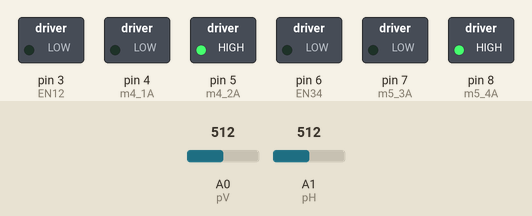
This sketch was run on a simulated Arduino Uno, built with avr-gcc and run on an emulated ATmega328P. On the bench: switched loads named in the sketch (green lamp = pin HIGH). The inputs (shaded band) are chosen by the test bench; at power-on: A0 (pV) = 512, A1 (pH) = 512.

Above: at 1.8 s.
1.9 s: A0 (pV) set to 523
At 2.4 s:
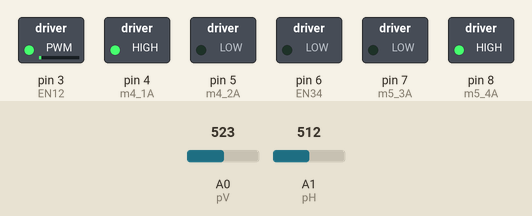
3.5 s: A1 (pH) set to 526
At 5.5 s:
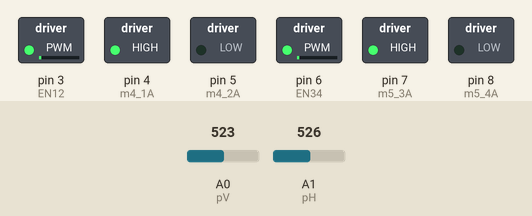
6.0 s: A0 (pV) set to 511
At 6.7 s:
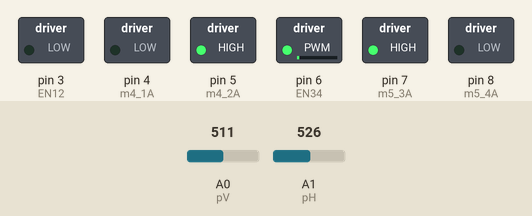
7.5 s: A1 (pH) set to 716
At 9.7 s:
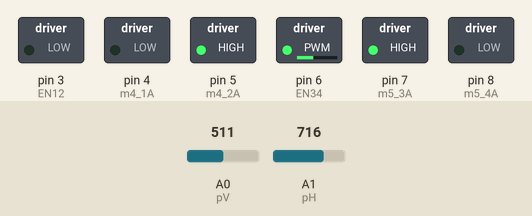
10.0 s: A1 (pH) set to 900
At 11.4 s:
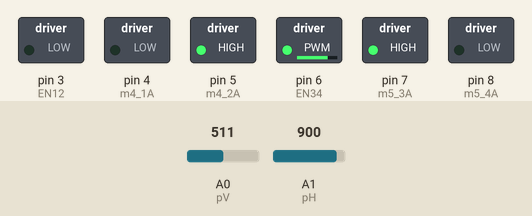
12.0 s: A0 (pV) set to 306
At 12.5 s:
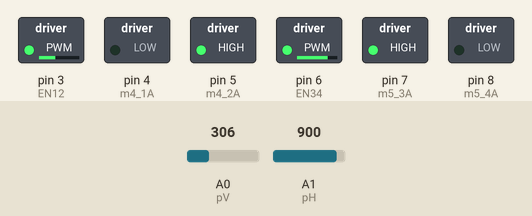
Timing chart, 0 to 14.5 s (numbered marks = the images above; inputs shaded):
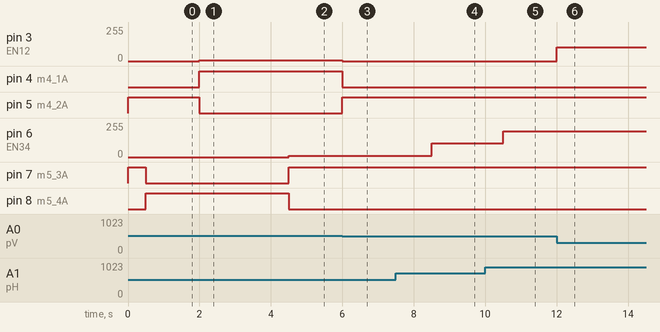

Measured:
- the behaviour switches between 513 and 514 on A0 (pV) (found by bisection; images 0 and 1)
- the behaviour switches between 513 and 514 on A1 (pH) (found by bisection; images 1 and 2)
- after the input at 1.9 s, pin 3 (EN12): 0/255 → 6/255 after 0.10 s; pin 4 (m4_1A): LOW → HIGH after 0.10 s; pin 5 (m4_2A): HIGH → LOW after 0.10 s
- after the input at 3.5 s, pin 6 (EN34): 0/255 → 8/255 after 1.0 s; pin 7 (m5_3A): LOW → HIGH after 1.0 s; pin 8 (m5_4A): HIGH → LOW after 1.0 s
- after the input at 6.0 s, pin 3 (EN12): 6/255 → 0/255 at once; pin 4 (m4_1A): HIGH → LOW at once; pin 5 (m4_2A): LOW → HIGH at once
- after the input at 7.5 s, pin 6 (EN34): 8/255 → 102/255 after 1.0 s
- after the input at 10.0 s, pin 6 (EN34): 102/255 → 194/255 after 0.50 s
- after the input at 12.0 s, pin 3 (EN12): 0/255 → 102/255 at once

The sketch:

ex8-1-2.ino
```cpp
//========== ex8-1-2.ino ============
// pin A0 connected to P7-2 (V pot)
// pin A1 connected to P7-1 (H pot)
// pins 3~8 connected to P18A1-1~ P18A1-6, DC motors
//========== Global Declaration ============
#define  EN12	3  	// EN12 connected to digital pin 3
#define  m4_1A	4  	// m4_1A connected to digital pin 4
#define  m4_2A	5  	// m4_2A connected to digital pin 5
#define  EN34	6  	// EN34 connected to digital pin 6
#define  m5_3A	7  	// m5_3A connected to digital pin 7
#define  m5_4A	8  	// m5_4A connected to digital pin 8
#define  pV	A0  	// pV (V pot) connected to analog pin A0
#define  pH	A1  	// pH (H pot) connected to analog pin A1
//========== Initialization ============
void setup()
{  pinMode(EN12,OUTPUT);	// configure digital pin 3 as an output
   pinMode(m4_1A,OUTPUT);	// configure digital pin 4 as an output
   pinMode(m4_2A,OUTPUT);	// configure digital pin 5 as an output
   pinMode(EN34,OUTPUT);	// configure digital pin 6 as an output
   pinMode(m5_3A,OUTPUT);	// configure digital pin 7 as an output
   pinMode(m5_4A,OUTPUT);	// configure digital pin 8 as an output
   digitalWrite(EN12, 0);	// disable drivers 1 and 2, DCM1 stops
   digitalWrite(m4_1A, 1);	// m4_1A outputs 1
   digitalWrite(m4_2A, 0);	// m4_2A outputs 0
   digitalWrite(EN34, 0);	// disable drivers 3 and 4, DCM2 stops
   digitalWrite(m5_3A, 1);	// m5_3A outputs 1
   digitalWrite(m5_4A, 0);	// m5_4A outputs 0
}
//========== Main Code ============
void loop()
{  int V = analogRead(pV);  // read V pot’s output voltage of, range 0 to 1023
   int H = analogRead(pH);  // read H pot’s output voltage of, range 0 to 1023
   V = map(V,0,1023,0,255);//scale V pot’s value for m4 motor use, range 0 to 255
   H = map(H,0,1023,0,255);//scale H pot’s value for m5 motor use, range 0 to 255
   motorWrite(V, 0);	    // drive DCM1 using the scaled value
   motorWrite(H, 1);	    // drive DCM2 using the scaled value
}
//========== Functions ============
void motorWrite(int val, int motor)
{  if (motor) 				  // drive DCM2
   {  if(val<128)			  // DCM2 rotates CCW
      {  digitalWrite(m5_3A, 0);	  // m5_3A outputs 0
	 digitalWrite(m5_4A, 1);	  // m5_4A outputs 1
	 analogWrite(EN34, (127-val)*2);  // EN34 outputs (127-val)*2 value
      }
      else 				  // m5 motor (DCM2) rotates CW
      {  digitalWrite(m5_3A, 1);	  // m5_3A outputs 1
	 digitalWrite(m5_4A, 0);	  // m5_4A outputs 0
	 analogWrite(EN34, (val-127)*2);  // EN34 outputs (val-127)*2 value
      }
    }
    else  				   // drive m4 motor (DCM1)
    {  if(val<128)			   // m4 motor (DCM1) rotates CCW
       {  digitalWrite(m4_1A, 0);	   // m4_1A outputs 0
	  digitalWrite(m4_2A, 1);	   // m4_2A outputs 1
	  analogWrite(EN12, (127-val)*2);  // EN12 outputs (127-val)*2 value
       }
       else 				   // m4 motor (DCM1) rotates CW
       {  digitalWrite(m4_1A, 1);	   // m4_1A outputs 1
	  digitalWrite(m4_2A, 0);	   // m4_2A outputs 0
	  analogWrite(EN12, (val-127)*2);  // EN12 outputs (val-127)*2 value
       }
    }
    delay(500);			// change speed and direction every 0.5 seconds
}
```
